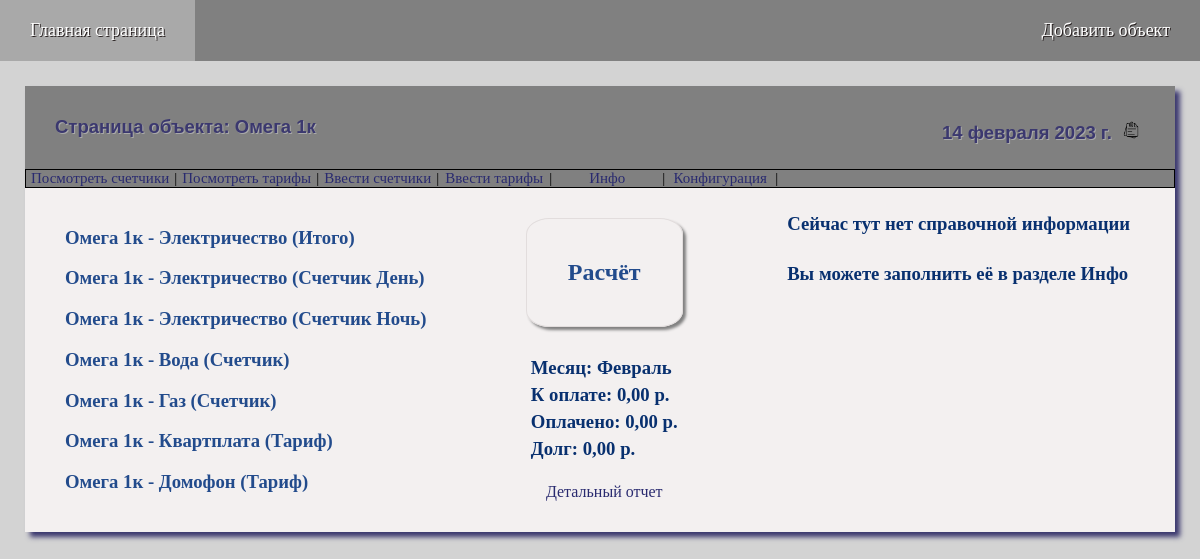
Screenshot of /app/1/ with the database file from the repository.
### compay/models.py (models this page shows)
class Appartment(models.Model):
    NAME = 'Объекты'
    CT = [('counter', 'Счетчик'), ('tarif', 'Тариф')]
    name = models.CharField(max_length=50, unique=True, blank=False, verbose_name="Название объекта")
    adress = models.CharField(max_length=100, blank=True, verbose_name="Адрес объекта")
    created = models.DateTimeField(auto_now_add=True, verbose_name="Дата создания")
    electricity = models.BooleanField(default=False, verbose_name="Электричество")
    el_is_counter = models.CharField(choices=CT, max_length=50, default='tarif', blank=False, verbose_name="Расчет по")
    el_counter_discrete = models.BooleanField(default=False, verbose_name="Тариф зависит от потребления (Да/Нет)")
    el_night = models.BooleanField(default=False, verbose_name="Счетчик день-ночь (Да/Нет)")
    water = models.BooleanField(default=False, verbose_name="Вода")
    wat_is_counter = models.CharField(choices=CT, max_length=50, default='tarif', blank=False, verbose_name="Расчет по")
    gas = models.BooleanField(default=False, verbose_name="Газ")
    gas_is_counter = models.CharField(choices=CT, max_length=50, default='tarif', blank=False, verbose_name="Расчет по")
    kv = models.BooleanField(default=False, verbose_name="Квартплата")
    tbo = models.BooleanField(default=False, verbose_name="ТБО")
    domofon = models.BooleanField(default=False, verbose_name="Домофон")
    inet = models.BooleanField(default=False, verbose_name="Интернет")
    other = models.BooleanField(default=False, verbose_name="Другой платеж")
    class Meta:
        verbose_name = 'Объект'
        verbose_name_plural = 'Обьекты'
        ordering = ['name']
    def __str__(self):
        return self.name

class Item(models.Model):
    LST = [('electricity', 'Электричество'), ('water', 'Вода'), ('gas', 'Газ'), ('kv', 'Квартплата'),
           ('tbo', 'ТБО'), ('domofon', 'Домофон'), ('inet', 'Интернет'), ('other', 'Другой вид оплаты')]
    CT = [('counter', 'Счетчик'), ('tarif', 'Тариф'), ('day', 'Счетчик День'),
          ('night', 'Счетчик Ночь'), ('total', 'Итого')]
    item_name = models.CharField(choices=LST, max_length=50, blank=False, verbose_name="Предмет расчета")
    is_counter = models.CharField(choices=CT, max_length=50, default='tarif', blank=False, verbose_name="Расчет")
    created = models.DateTimeField(auto_now_add=True, verbose_name="Дата создания")
    app = models.ForeignKey('Appartment', on_delete=models.CASCADE, verbose_name="Объект")
    class Meta:
        verbose_name = 'Конфигурация для расчета'
        verbose_name_plural = 'Конфигурации для расчета'
        ordering = ['id']
    def __str__(self):
        for k, v in self.LST:
            if k == self.item_name:
                name = v
        return str(self.app) + ' - ' + name + " (" + str(self.get_is_counter_display()) + ')'

### compay/views.py (the view)
# urls.py: path('app/<int:app_selected>/', app, name='app'),
def app(request, app_selected):
    global msgs, month, date
    clean_msgs()
    create_items_for_app(app_selected)
    if request.method == 'GET':
        try:
            c = request.GET['count']
        except:
            c = None
        if c:
            summary, pay_selected = check_and_calculation(app_selected, date.month)
            payed_total, debt_total = count_payed_and_debts(app_selected, date.month)
        else:
            summary = '0'
            pay_selected = 0
            payed_total = '0'
            debt_total = '0'
    else:
        summary = '0'
        pay_selected = 0
        payed_total = '0'
        debt_total = '0'
    items = Item.objects.filter(app_id=app_selected)
    ap = items.first().app
    info_list = Info.objects.filter(app=ap).order_by('-created')[:4]
    if len(info_list) == 0:
        info_list = ['Сейчас тут нет справочной информации', 'Вы можете заполнить её в разделе Инфо']
    submenu = [{"title": "Посмотреть счетчики", 'url_name': 'counters', 'app_selected': app_selected},
               {"title": "Посмотреть тарифы", 'url_name': 'tarifs', 'app_selected': app_selected},
               {"title": "Ввести счетчики", 'url_name': 'enter_counters', 'app_selected': app_selected},
               {"title": "Ввести тарифы", 'url_name': 'enter_tarifs', 'app_selected': app_selected},
               {"title": "    Инфо    ", 'url_name': 'info', 'app_selected': app_selected},
               {"title": "Конфигурация", 'url_name': 'config_app', 'app_selected': app_selected}]  # !!!HERE!!!!
    context = {'title': 'Страница объекта: ', 'menu': menu, 'submenu': submenu, 'msgs': msgs, 'date': date,
               'ap': ap, 'items': items, 'app_selected': app_selected, 'pay_selected': pay_selected,
               'info_list': info_list, 'summary': summary, 'payed_total': payed_total, 'debt_total': debt_total}
    return render(request, 'compay/app.html', context)

### compay/views.py (called while the page is built)
def clean_msgs(msg_to_clean=None):
    global msgs
    msgs_clean_list = ['Error']
    msgs_clean_list.append(msg_to_clean)
    for msg in msgs:
        if msg['description'] in msgs_clean_list:
            msgs.remove(msg)

### compay/templates/compay/app.html (shortened to what this page needs)
{% extends 'compay/base.html' %}
{% load static %}
{% block content %}
<div class="main">
	<div class="title">
		<div>{{ title }} {{ ap.name }}</div>
		<div>{{ date }} <a href="{% url 'home' %}"><img class="icon_img" src="{% static 'compay/images/docs.png' %}" alt="No picture"></a></div>
	</div>
	<div class="submenu">
		{% for s in submenu %}
				<a href="{% url s.url_name s.app_selected %}" class="submenu_link">{{s.title}}</a> |
		{% endfor %}
	</div>
	<div class="window">
		<div class="block">
		{% for item in items %}
			<h3><a href="{% url 'item' item.app_id item.id %}" class="links">{{ item }}</a></h3>
		{% endfor %}
		</div>
		<div class="wrapper">
			<a href="?count=yes" class="big_btn" method="get">
				<h2 class="text">Расчёт</h2>
			</a>
			<h3 class="text c">Месяц: {{ date|date:'F' }} </h3>
			<h3 class="text c">К оплате: {{ summary|floatformat:2 }} р.</h3>
			<h3 class="text c">Оплачено: {{ payed_total|floatformat:2 }} р.</h3>
			<h3 class="text c">Долг: {{ debt_total|floatformat:2 }} р.</h3><br>
			<a href="{% url 'pay' ap.pk pay_selected %}" class="submenu_link">Детальный отчет</a>
		</div>
		<div class="block">
			{% for info in info_list %}
            <h3 class="text c">{{ info }}</h3>
            <br>
        	{% endfor %}
		</div>
	</div>
</div>
{% endblock %}

### compay/static/compay/css/styles.css (style rules this page uses)
html, body { background-color: lightgrey; margin: 0; }
.title { display: flex; justify-content: space-between; font-family: 'Arial'; font-size: 18.5px; color: #3b386f; background-color: grey; padding: 30px 30px 25px 30px; margin: 0px; text-shadow: 1px 1px darkgrey; font-weight: bold; }
.submenu { display: flex; background-color: grey; font-size:15px; padding: 0px; border: solid 1px black; }
.submenu_link { display: block; min-width: 100px; margin: 0 5px; color: #292a6f; text-decoration: none; text-align: center; }
.links { text-decoration: none; color: #224b8c; transition: font-size 0.2s; }
.main { background-color: #f3f0f0; box-shadow: 5px 5px 5px #3b386f; }
.window { display: flex; justify-content: space-between; padding: 0px 40px 20px 40px; }
.icon_img { margin: 5px 5px 0px 5px; height: 18px; width: 18px; }
.wrapper { padding: 10px 40px; }
.big_btn { display: block; color: #224b8c; text-decoration: None; padding: 35px 35px; justify-content: center; text-align: center; margin-bottom: 30px; border: 1px solid #e2dddd; border-radius: 15% 15%; box-shadow: 3px 3px 3px grey; transition: box-shadow 0.2s linear; transition: transform 0.1s linear; }
.block { max-width: 400px; min-width: 250px; }
.text { margin: 5px; }
.c { color: #08306f; }

### rows the page displays
Appartment: name "Омега 1к"
Item: item_name+app+is_counter "Омега 1к - Электричество (Итого)"
Item: item_name+app+is_counter "Омега 1к - Электричество (Счетчик День)"
Item: item_name+app+is_counter "Омега 1к - Электричество (Счетчик Ночь)"
Item: item_name+app+is_counter "Омега 1к - Вода (Счетчик)"
Item: item_name+app+is_counter "Омега 1к - Газ (Счетчик)"
Item: item_name+app+is_counter "Омега 1к - Квартплата (Тариф)"
Item: item_name+app+is_counter "Омега 1к - Домофон (Тариф)"

### other values shown
{{ m.title }} "Главная страница" "Добавить объект"
{{ title }} "Страница объекта:"
{{ date }} "14 февраля 2023 г."
{{ s.title }} "Посмотреть счетчики" "Посмотреть тарифы" "Ввести счетчики" "Ввести тарифы" "Инфо" "Конфигурация"
{{ date|date:'F' }} "Февраль"
{{ summary|floatformat:2 }} "0,00"
{{ payed_total|floatformat:2 }} "0,00"
{{ debt_total|floatformat:2 }} "0,00"
{{ info }} "Сейчас тут нет справочной информации" "Вы можете заполнить её в разделе Инфо"
